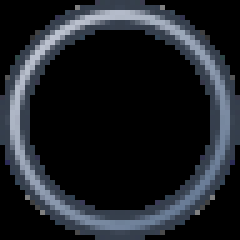
#> input picture core/plugins_old/Geometry/OTModuleCircleRadius/radius.png, 48 x 48 px (shown 5 times larger)
$ python -i FindCircle.py   (imports and definitions only)   (older library calls are emulated)
#> lines starting #> are read from the running program, lines starting #| are printed output that depends on the picture
# [1 line not run here, left out]
from polar import *
from scipy.ndimage import filters
from multiprocessing import Pool


# [30 lines left out: functions remove_vertical_objects, f, not called in this run]


class FindCircle(object):


    def circle_center_estimation(self, image, p1=None, p2=None, size_factor=8, step=5,
        ddepth = cv2.CV_16S, kernel_size = 1, scale= 1, delta = 0, weights_map=None):
        """
        Estimate the circle center for the given image size factor and step.
        @type  step: integer
        @param step: Define the pixel jump between p1 and p2 box.
        """

        new_size = image.shape[1]//size_factor, image.shape[0]//size_factor
        min_size = min(new_size)
        if min_size<50:
            if min_size==new_size[0]: size_factor = image.shape[1] // 50
            if min_size==new_size[1]: size_factor = image.shape[0] // 50
            new_size = image.shape[1]//size_factor, image.shape[0]//size_factor

        data = cv2.resize(image, new_size); h,w = data.shape[:2]
        if weights_map==None: weights_map = np.zeros_like(data, dtype=np.float32 )

        border = np.zeros_like( data, dtype=np.uint8 );
        cv2.rectangle( border, (4,4), (w-5,h-5), (255,255,255), -1 )

        if p1==None or p2==None: p1, p2 = (w//3, h//3), ( (w*2)//3, (h*2)//3 )

        params = []
        for x in range( p1[0], p2[0], step ):
            for y in range( p1[1], p2[1], step):
                params.append( (x,y,data,border,w) )

        pool = Pool(processes=8)
        result = pool.map(f, params)
        for x,y, val in result: weights_map[y, x] = val

        return weights_map, size_factor


    def find_circle_center(self, image):
        filters = [(10,3),(5,3),(4,2),(2,2),(1,1)]
        p1, p2, pos = None, None, None
        for scale, step in filters:
            if pos!=None:
                p1 = p1[0]//scale, p1[1]//scale
                p2 = p2[0]//scale, p2[1]//scale

            weights_map, size_factor = self.circle_center_estimation(image, p1, p2, size_factor=scale, step=step)

            pos = np.unravel_index(weights_map.argmax(), weights_map.shape)
            pos = pos[1]*size_factor, pos[0]*size_factor

            p1 = pos[0]-step*size_factor+1, pos[1]-step*size_factor+1
            p2 = pos[0]+step*size_factor-1, pos[1]+step*size_factor-1

        return pos


    # [27 lines left out: functions fit_evaluator, find_radius, not called in this run]


    def find_circle(self, image):
        pos = self.find_circle_center(image)

        polar_grid, r, theta = reproject_image_into_polar(image, origin=pos)
        border = np.zeros_like( image, dtype=np.uint8 ); cv2.rectangle( border, (4,4), (border.shape[1]-5,border.shape[0]-5), (255,255,255), -1 )
        polar_border, r, theta = reproject_image_into_polar(border, origin=pos)
        clean_grad_y = remove_vertical_objects(polar_grid, polar_border)

        y_r = self.find_radius(clean_grad_y)
        cv2.line(polar_grid, (0,y_r), (polar_grid.shape[1], y_r), (0,0,255), 1)


        cv2.imshow("polar_grid", polar_grid);cv2.waitKey(0)


        y = int(round(r[y_r]))
        return pos, y
        #cv2.circle(image, pos, y, (255,255,0), 4)
        #cv2.circle(image, pos, 3, (0,255,0), 4)
        #cv2.circle(image, (int(int(image.shape[1])//2),int(int(image.shape[0])//2)), 3, (255,0,0), 4)


# [15 lines not run here, left out]

    #cv2.imshow("image", image)
    #cv2.waitKey(0)

>>> import cv2
>>> picture = cv2.imread('../OTModuleCircleRadius/radius.png', cv2.IMREAD_GRAYSCALE)
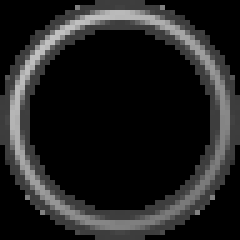
#> picture: shape (48, 48) (shown 5 times larger); min 0, max 193, mean 32.6
>>> result = FindCircle().find_circle(picture)
#> (the run stopped early here; a loop or call above may not have finished)
